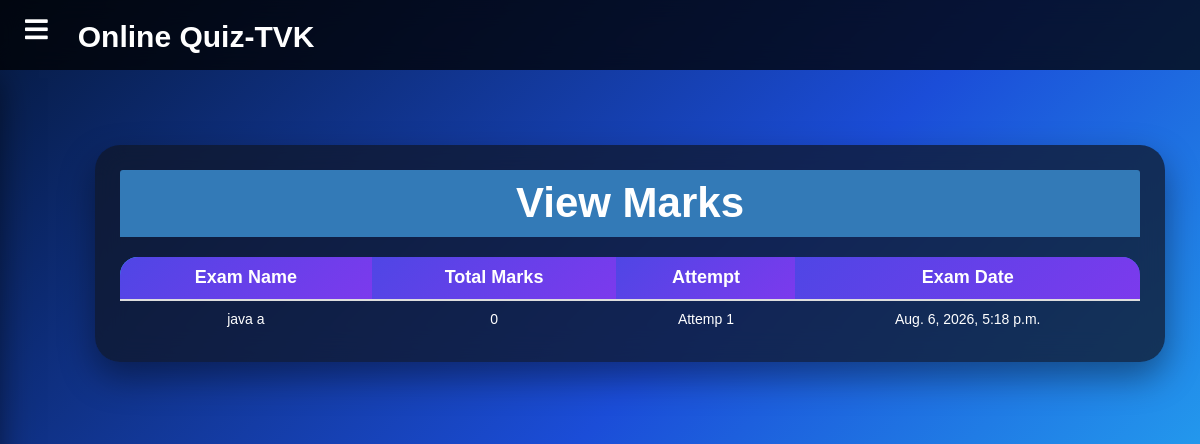
The app's page /student/check-marks/18 (signed in) with its own data.
### quiz/models.py (models this page shows)
class Result(models.Model):
    student = models.ForeignKey(Student,on_delete=models.CASCADE)
    exam = models.ForeignKey(Course,on_delete=models.CASCADE)
    marks = models.PositiveIntegerField()
    date = models.DateTimeField(auto_now=True)

class Course(models.Model):
   course_name = models.CharField(max_length=50)
   question_number = models.PositiveIntegerField(default=0)
   total_marks = models.PositiveIntegerField(default=0)
   def __str__(self):
        return self.course_name

### student/views.py (the view)
# urls.py: path('check-marks/<int:pk>', views.check_marks_view,name='check-marks'),
@login_required(login_url='studentlogin')
@user_passes_test(is_student)
def check_marks_view(request,pk):
    course=QMODEL.Course.objects.get(id=pk)
    student = models.Student.objects.get(user_id=request.user.id)
    results= QMODEL.Result.objects.all().filter(exam=course).filter(student=student)
    return render(request,'student/check_marks.html',{'results':results})

### student/views.py (called while the page is built)
def is_student(user):
    return user.groups.filter(name='STUDENT').exists()

### templates/student/check_marks.html (shortened to what this page needs)
{% extends 'student/studentbase.html' %}
{% block content %}
{%load static%}
<head>
  <link href="//netdna.bootstrapcdn.com/bootstrap/3.0.0/css/bootstrap.min.css" rel="stylesheet" id="bootstrap-css">
</head>
<div class="container">
  <div class="panel panel-primary">
    <div class="panel-heading">
      <h6 class="panel-title">View Marks</h6>
    </div>
    <div class="table-responsive">
    <table class="table table-hover" id="dev-table">
      <thead>
        <tr>
          <th>Exam Name</th>
          <th>Total Marks</th>
          <th>Attempt</th>
          <th>Exam Date</th>
        </tr>
      </thead>
      {% for t in results %}
      <tr>
        <td> {{t.exam}}</td>
        <td> {{t.marks}}</td>
        <td>Attemp {{ forloop.counter }}</td>
        <td> {{t.date}}</td>
      </tr>
      {% endfor %}
    </table>
</div>
  </div>
</div>
{% endblock content %}

### templates/student/studentbase.html (style rules this page uses)
* { margin:0; padding:0; box-sizing:border-box; font-family:Arial,sans-serif; }
body { background:#0f172a; overflow-x:hidden; }
.container { width:90%; max-width:1100px; margin:40px auto; padding:35px; background:#fff; border-radius:15px; box-shadow:0 10px 30px rgba(0,0,0,.3); }

### templates/student/check_marks.html (style rules this page uses)
h6 { text-align: center; }
body { background: radial-gradient(circle at top left,#3b82f6 0%,transparent 35%), radial-gradient(circle at bottom right,#06b6d4 0%,transparent 35%), linear-gradient(135deg,#050b24 0%,#0f2d75 45%,#2563eb 100%); background-attachment:fixed; background-size:cover; background-repeat:no-repeat; }
body { background: linear-gradient(135deg,#061a40,#1b4dd8,#28c7fa); min-height:100vh; }
.container, .container-fluid, .jumbotron, .well, .card, .content, .content-wrapper { background: transparent !important; box-shadow: none !important; border: none !important; max-width: 1100px; margin: 40px auto; }
.panel { background: rgba(15,23,42,.75) !important; backdrop-filter: blur(15px); -webkit-backdrop-filter: blur(15px); border: none !important; border-radius: 25px; box-shadow: 0 20px 45px rgba(0,0,0,.45); }
.container { max-width:1100px; margin:40px auto; }
.panel { background:rgba(13,20,45,.75); backdrop-filter:blur(15px); border-radius:25px; padding:25px; box-shadow:0 15px 35px rgba(0,0,0,.4); animation:fadeIn .8s ease; }
.panel-heading { text-align:center; margin-bottom:20px; }
.panel-title { color:#fff; font-size:42px; font-weight:700; }
.table { width:100%; overflow:hidden; border-radius:18px; border-collapse:collapse; }
.table thead { background:linear-gradient(90deg,#20d4ff,#2b7cff); }
.table thead th { color:#fff; text-align:center; padding:18px; font-size:18px; font-weight:600; }
.table tbody td { background:rgba(255,255,255,.08); color:#fff; text-align:center; padding:16px; border-top:1px solid rgba(255,255,255,.12); transition:.35s; }
.table-responsive { width: 100%; overflow-x: auto; -webkit-overflow-scrolling: touch; border-radius: 12px; }
table { width: 100%; min-width: 600px; border-collapse: collapse; }
table th, table td { padding: 12px; text-align: center; white-space: nowrap; vertical-align: middle; }
.card, .table, table, tbody, tr, td { background: transparent !important; }
table th { background: linear-gradient(135deg, #4f46e5, #7c3aed); color: #fff; font-weight: 600; }

### records on screen
Result: exam "java a", marks "0", date "Aug. 6, 2026, 5:18 p.m."
